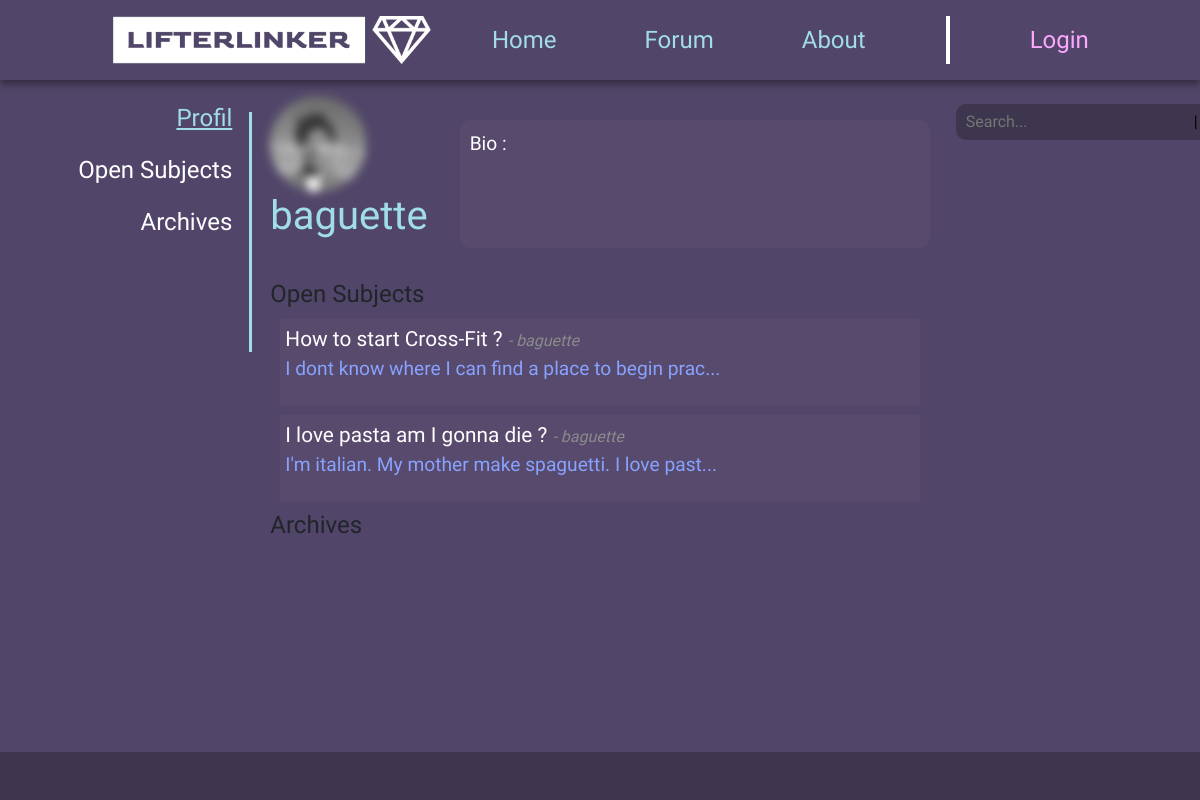
The page /u/user/baguette on the database its author committed.
### users/models.py (models this page shows, shortened)
class User(models.Model):
    username = models.CharField(max_length=25, primary_key=True)
    password = models.CharField(max_length=500)
    profile_pic = models.ImageField(upload_to='profile_pics', default=None, blank=True, null=True)
    profil_bio = models.TextField(max_length=500, default="", blank=True, null=True)
    score = models.IntegerField(default=0)
    date = models.DateTimeField(auto_now_add=True)

### forum/models.py (models this page shows, shortened)
class Post(models.Model):
    postID = models.AutoField(primary_key=True)
    status = models.IntegerField(default=0) # 0 = open, 1 = closed
    author = models.CharField(max_length=25)
    title = models.CharField(max_length=60)
    content = models.TextField(max_length=3000)
    date = models.DateTimeField(auto_now_add=True)
    category = models.CharField(max_length=60, default="")
    subcategory = models.CharField(max_length=60, default="")
    upvotes = models.IntegerField(default=0)
    downvotes = models.IntegerField(default=0)

### users/views.py (the view)
# urls.py: path('user/<str:username>', views.user, name='user'),
def user(request, username):
    try :
        user = User.objects.get(username=username)
    except :
        user = {'username': 'User not found.', 'profil_bio': 'User not found.', 'score': 0, 'profile_pic': None}
        filtered =  {
            'favorites': [],
            'opened': [],
            'archives': [],
        }
        return render(request, 'userindex.html', {'user': user, 'filtered': filtered, 'session': request.session, 'user_profil': False})
    filtered =  {
        'favorites': [],
        'opened': [],
        'archives': [],
    }
    filtered['opened'] = Post.objects.filter(status=0, author=username).order_by('-date')
    filtered['archives'] = Post.objects.filter(status=1, author=username).order_by('-date')
    if username == request.session.get('username') :
        return redirect('userindex')
    else :
        return render(request, 'userindex.html', {'user': user, 'filtered': filtered, 'session': request.session, 'user_profil': False})

### users/templates/userindex.html (shortened to what this page needs)
{% extends 'base.html' %}
{% block nav %}
    <a class="nav-link hoverlink" href="{% url 'index' %}"
        style="color: #a1dce9;  margin-left: 1.5em; margin-right: 1.5em;">Home</a>
    <a class="nav-link hoverlink" href="{% url 'forumindex' %}"
        style="color: #a1dce9; margin-left: 1.5em; margin-right: 1.5em;">Forum</a>
    <a class="nav-link hoverlink" href="{% url 'about' %}"
        style="color: #a1dce9; margin-left: 1.5em; margin-right: 1.5em;">About</a>
    <div style="background-color: white; width: 4px; height: 2em; margin-left: 1.5em; margin-right: 1.5em;"></div>
    {% if session.username %}
        <a class="nav-link hoverlink" href="{% url 'userindex' %}"
            style="color: #FDA8FF;  margin-left: 1.5em; margin-right: 1.5em;">{{ session.username }}</a>
    {% else %}
        <a class="nav-link hoverlink" href="{% url 'userindex' %}"
            style="color: #FDA8FF;  margin-left: 1.5em; margin-right: 1.5em;">Login</a>
    {% endif %}
{% endblock %}
{% block navbar2 %}
    <a id="body-main-button" class="nav-link hoverlink" onclick="switch_body('main')" href="#" style="color: #A1DCE9; text-decoration: underline; margin-right: .5em;">Profil</a>
    <a class="nav-link hoverlink" onclick="switch_body('main')" href="#" style="color: #ffffff; margin-right: .5em;">Open Subjects</a>
    <a class="nav-link hoverlink" onclick="switch_body('main')" href="#" style="color: #ffffff; margin-right: .5em;">Archives</a>
{% endblock %}
{% block body %}
    <div style="position: relative;" id="body-main">
        <div class="d-flex" style="margin-bottom: 2em;">
            {% load static %}
            <div>
                <img src="{% static 'img/Mohammad_photo.jpg' %}" style="filter: blur(5px); border-radius: 50%; width: 6em;"/>
                <h1>{{ user.username }}</h1>
            </div>
            <div style="width: 100%; margin-top: 1.5em; margin-left: 2em; padding: 10px; border-radius: 10px; background-color: #574A6D;">
                <p>Bio :</p>
            </div>
        </div>
        <h4>Open Subjects</h4>
        {% for p in filtered.opened %}
            <div onclick="window.location.href='{% url 'post' postID=p.postID %}'" class="post_card" style="margin: 10px; padding: 5px; background-color: #574A6D;">
                <a style="font-size: 1.3em;" href="#"> {{ p.title }} </a> <i style="color: #8B8B8B;">- {{ p.author }}</i><br>
                <p style="color: #88A2FE;">{{ p.content|slice:":50" }}...</p>
            </div>
        {% endfor %}
        <h4>Archives</h4>
    </div>
{% endblock %}

### forum/templates/base.html (style rules this page uses)
h1 { color: #A1DCE9 !important; }
p { color: #ffffff; font-size: 1.2rem; }

### users/templates/userindex.html (style rules this page uses)
.post_card a { color: #ffffff; text-decoration: none; }

### rows shown on the page
User: username "baguette"
Post: title "How to start Cross-Fit ?", author "baguette", content "I dont know where I can find a place to begin prac"
Post: title "I love pasta am I gonna die ?", author "baguette", content "I'm italian. My mother make spaguetti. I love past"
